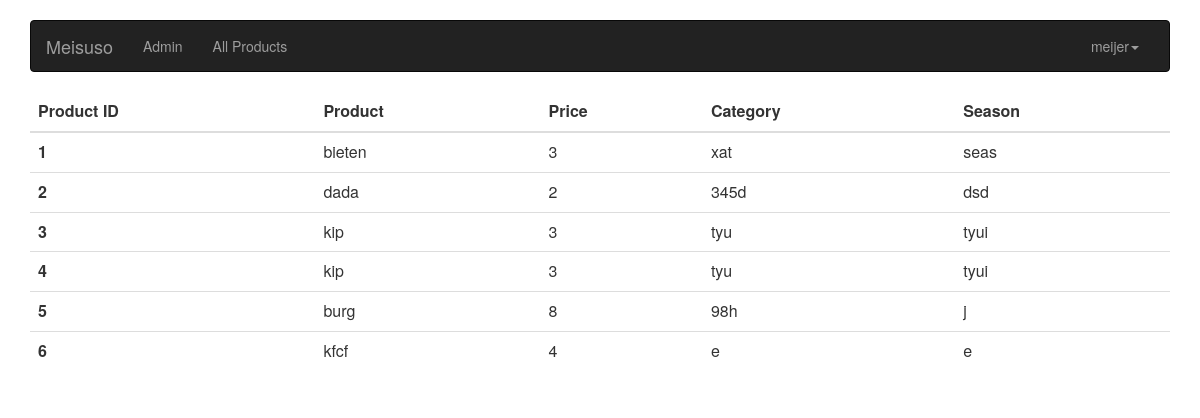
Page /all-product/ (signed in) on the earlier database version.
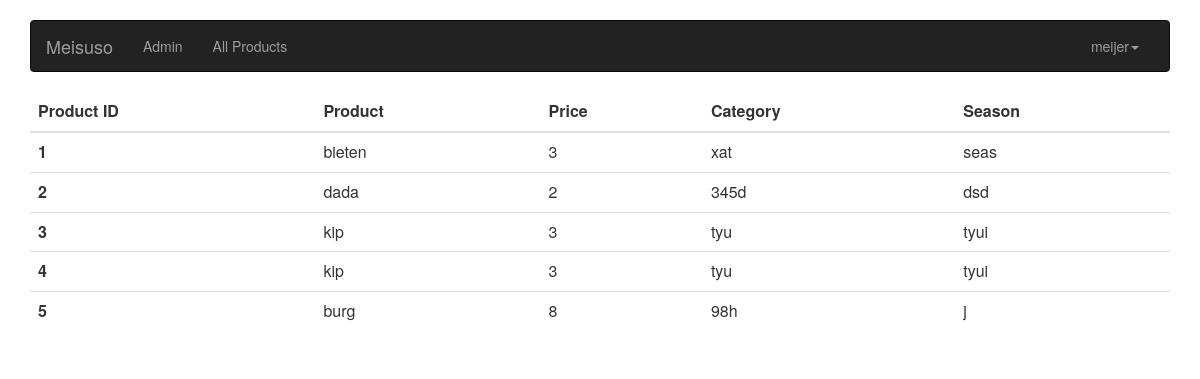
Same page on the later database version.
### accounts/models.py (models this page shows, shortened)
class Product(models.Model):
    author = models.ForeignKey(User, on_delete=models.CASCADE, null=True, editable=False)
    product_name = models.CharField(max_length=100, default = '')
    price = models.IntegerField(default = 0)
    CAT = (
        ('F', 'Fruit'),
        ('V', 'Vegetable'),
    )
    category = models.CharField(max_length=1, choices=CAT, default = '')
    season = models.CharField(max_length=100, default = '')
    description = models.CharField(max_length=100, default = '')
    unit = models.CharField(max_length=100, default = '')

### accounts/views.py (the view)
# urls.py: path('all-product/', views.all_product, name='all-product'),
@login_required
def all_product(request):
    products = Product.objects.all()
    template = 'accounts/all_product.html'
    return render(request, template, {'products':products,'user': request.user})

### accounts/templates/accounts/all_product.html (shortened to what this page needs)
{% extends 'base.html' %}
{%block body%}
<table class="table">
  <thead>
    <tr>
      <th scope="col">Product ID</th>
        <th scope="col">Product</th>
      <th scope="col">Price</th>
      <th scope="col">Category</th>
      <th scope="col">Season</th>
    </tr>
  </thead>
  <tbody>
    {% for Product in products %}
    <tr>
      <th scope="row">{{ Product.id }}</th>
      <td>{{ Product.product_name }}</td>
      <td>{{ Product.price }}</td>
      <td>{{ Product.category }}</td>
      <td>{{ Product.season }}</td>
    </tr>{% endfor %}
  </tbody>
</table>
{%endblock%}

Differences in the rows shown:
removed Product: id "6", product_name "kfcf", price "4", category "e", season "e"
